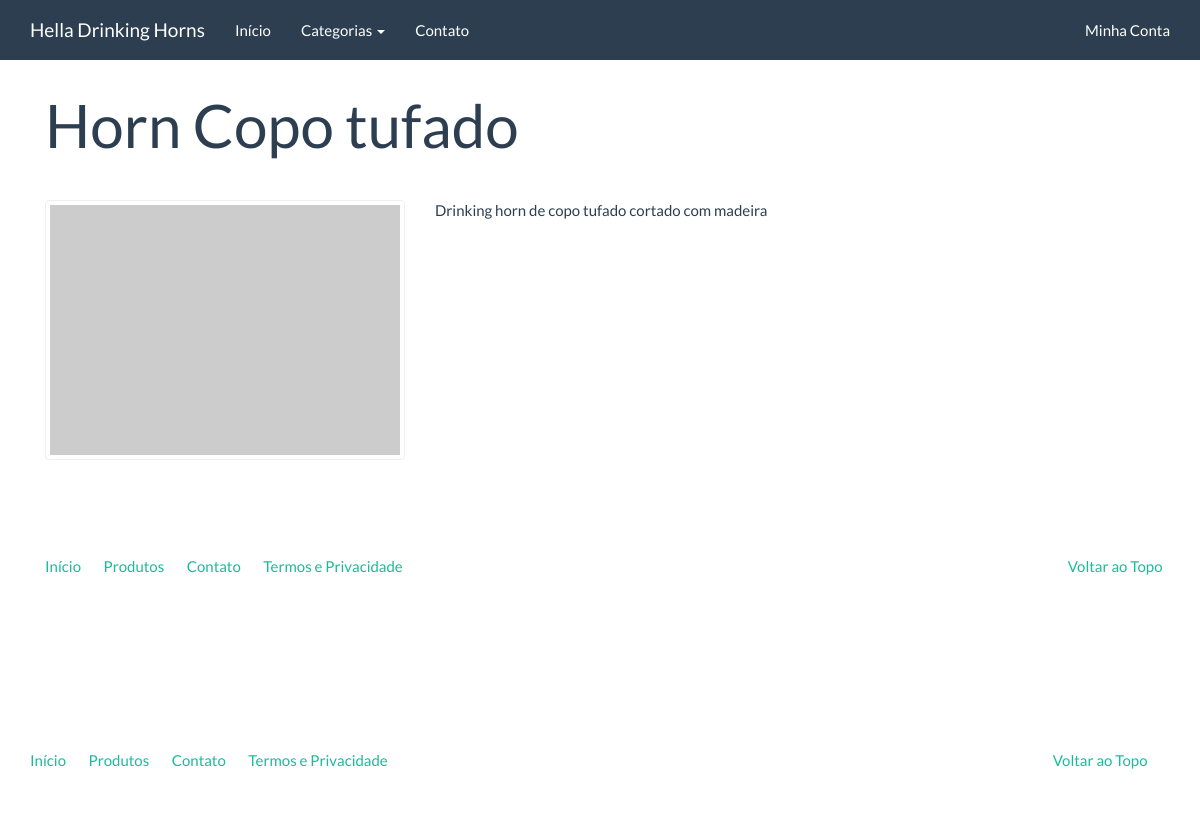
Screenshot of /catalogo/produtos/horn_cup/ with the database file from the repository.
### catalog/models.py (models this page shows, shortened)
class Product(models.Model):
    name = models.CharField('Nome', max_length=100)
    slug = models.SlugField('Identificador', max_length=100)
    category = models.ForeignKey('catalog.Category', verbose_name='Categoria', on_delete=models.CASCADE)
    description = models.TextField('Descrição', blank=True)
    price = models.DecimalField('Preço', decimal_places=2, max_digits=10)
    created_at = models.DateTimeField('Criado em', auto_now_add=True)
    modified_at = models.DateTimeField('Modificado em', auto_now=True)
    class Meta:
        verbose_name = 'Produto'
        verbose_name_plural = 'Produtos'
        ordering = ['name']
    def __str__(self):
        return self.name

### catalog/views.py (the view)
# urls.py: re_path(r'^produtos/(?P<slug>[\w-]+)/$', views.product, name='product'),
def product(request, slug):
    product = Product.objects.get(slug=slug)
    context = {
        'product': product
    }
    return render(request, 'catalog/product.html', context)

### catalog/context_processors.py (called while the page is built)
def categories(request):
    return{
        'categories': Category.objects.all()
    }

### catalog/models.py (called while the page is built)
    def __str__(self):
        return self.name

### catalog/templates/catalog/product.html (shortened to what this page needs)
{% extends "base.html" %}
{% block container %}
<div class="container">
<div class="page-header">
  <h1>{{ product }}</h1>
</div>
<div class="row">
  <div class="col-sm-4">
    <a href="#" class="thumbnail">
      <img src="http://placehold.it/350x250" alt="" />
    </a>
  </div>
  <div class="col-sm-8">
    {{ product.description|linebreaks }}
  </div>
</div>
<footer>
  <div class="row">
    <div class="col-lg-12">
      <ul class="list-unstyled">
        <li class="pull-right"><a href="#top">Voltar ao Topo</a></li>
        <li><a href="">Início</a></li>
        <li><a href="">Produtos</a></li>
        <li><a href="">Contato</a></li>
        <li><a href="">Termos e Privacidade</a></li>
      </ul>
    </div>
  </div>
</footer>
</div>
{% endblock %}

### rows the page displays
Product: name "Horn Copo tufado", description "Drinking horn de copo tufado cortado com madeira"
